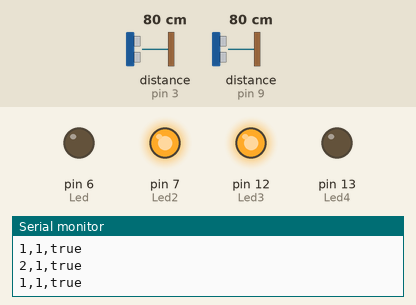
This sketch was run on a simulated Arduino Mega 2560, built with avr-gcc and run on an emulated ATmega2560. Shown: output pins drawn as LEDs (lit = HIGH), the last lines printed to the serial monitor. Wiring (inferred from the names in the program): 2 × ultrasonic range finder: trigger pin 2, echo pin 3 / trigger pin 8, echo pin 9. The inputs (shaded band) are chosen by the test bench; at power-on: distance to the obstacle (sensors on pin 3, pin 9) 80 cm. The echo pulse lasts 58.3 µs per cm; pins used as bus, display or sensor lines are not drawn.

Above: at 1.2 s.
1.3 s: distance to the obstacle (sensor on pin 3) set to 97 cm
3.4 s: distance to the obstacle (sensor on pin 3) set to 107 cm
At 4.9 s:
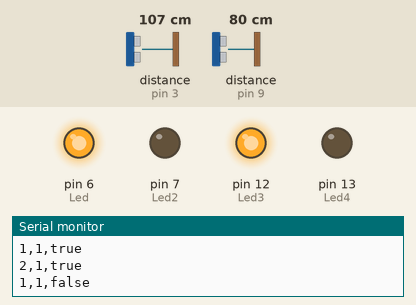
5.9 s: distance to the obstacle (sensor on pin 9) set to 97 cm
7.7 s: distance to the obstacle (sensor on pin 9) set to 105 cm
At 9.9 s:
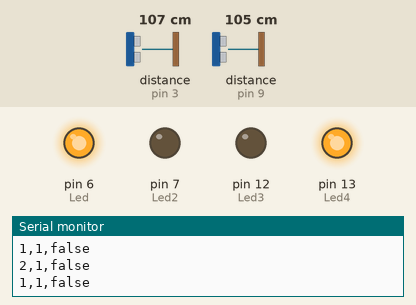
10.2 s: distance to the obstacle (sensor on pin 3) set to 2 cm
At 11.5 s:
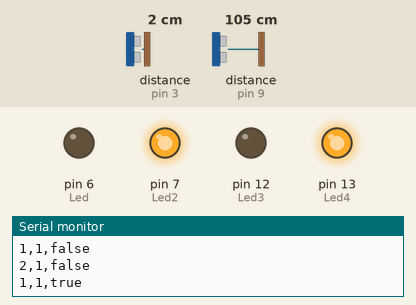
Timing chart, 0 to 13.2 s (numbered marks = the images above; inputs shaded):
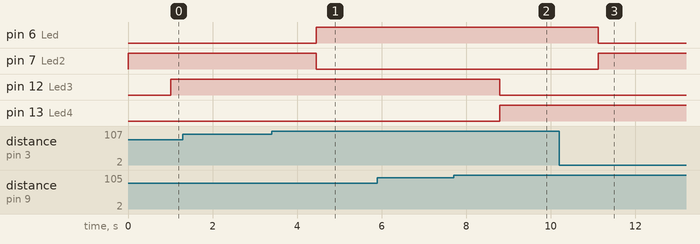

Measured:
- the behaviour switches between 101 and 102 cm on distance to the obstacle (sensor on pin 3) (found by bisection; images 0 and 1)
- the behaviour switches between 101 and 102 cm on distance to the obstacle (sensor on pin 9) (found by bisection; images 1 and 2)
- after the input at 3.4 s, pin 6 (Led): LOW → HIGH after 1.1 s; pin 7 (Led2): HIGH → LOW after 1.1 s
- after the input at 7.7 s, pin 12 (Led3): HIGH → LOW after 1.1 s; pin 13 (Led4): LOW → HIGH after 1.1 s
- after the input at 10.2 s, pin 6 (Led): HIGH → LOW after 0.93 s; pin 7 (Led2): LOW → HIGH after 0.93 s

The sketch:

emb.ino
```cpp
 const int Trigger=2;
const int Echo=3;
const int Led=6;
const int Led2=7;
const String CuadranteS1="1";
const String SensorEnCuadranteS1 ="1";
int ContadorC1=1;
String OcupadoS1= "false";


const int Trigger2=8;
const int Echo2=9;
const int Led3=12;
const int Led4=13;
const String CuadranteS2="2";
const String SensorEnCuadranteS2="1";
int ContadorC2=1;
String OcupadoS2="false";


void setup() {
  Serial.begin(9600);
  Serial3.begin(9600);
  pinMode(Trigger, OUTPUT);
  pinMode(Echo, INPUT);
  digitalWrite(Trigger,LOW);
  pinMode(Led,OUTPUT);
  pinMode(Led2,OUTPUT);

  pinMode(Trigger2, OUTPUT);
  pinMode(Echo2, INPUT);
  digitalWrite(Trigger2,LOW);
  pinMode(Led3,OUTPUT);
  pinMode(Led4,OUTPUT);
}

void loop() {
 long t;
 long d;
 long t2;
 long d2;

 digitalWrite(Trigger, HIGH);
 delayMicroseconds(10);
 digitalWrite(Trigger, LOW);
 t = pulseIn(Echo, HIGH);
 d = t/59;

 if(d<100){
  digitalWrite(Led, LOW);
  digitalWrite(Led2,HIGH);
  OcupadoS1="true";
  Serial.println(CuadranteS1+','+SensorEnCuadranteS1+','+OcupadoS1);

 } else {
  digitalWrite(Led, HIGH);
  digitalWrite(Led2, LOW);
  OcupadoS1="false";
  Serial.println(CuadranteS1+','+SensorEnCuadranteS1+','+OcupadoS1);
 }
 if(Serial.available() !=0){
 Serial.println(CuadranteS1);
 ContadorC1 = Serial.read();

 }

 delay(1000);

 digitalWrite(Trigger2, HIGH);
 delayMicroseconds(10);
 digitalWrite(Trigger2,LOW);
 t2 = pulseIn(Echo2, HIGH);
 d2 = t2/59;


 if(d2 < 100){
  digitalWrite(Led3, HIGH);
  digitalWrite(Led4, LOW);
  OcupadoS2="true";
  Serial.println(CuadranteS2+','+SensorEnCuadranteS2+','+OcupadoS2);
 } else {
  digitalWrite(Led3, LOW);
  digitalWrite(Led4, HIGH);
  OcupadoS2="false";
  Serial.println(CuadranteS2+','+SensorEnCuadranteS2+','+OcupadoS2);
 }


 if(Serial.available() !=0){
  Serial.println(CuadranteS2);
  ContadorC2 = Serial.read();

 }
 //Serial.print("Distancia: ");
 //Serial.print(d);

 //Serial.print("cm");
 //Serial.println();
 delay(100);
}
```
